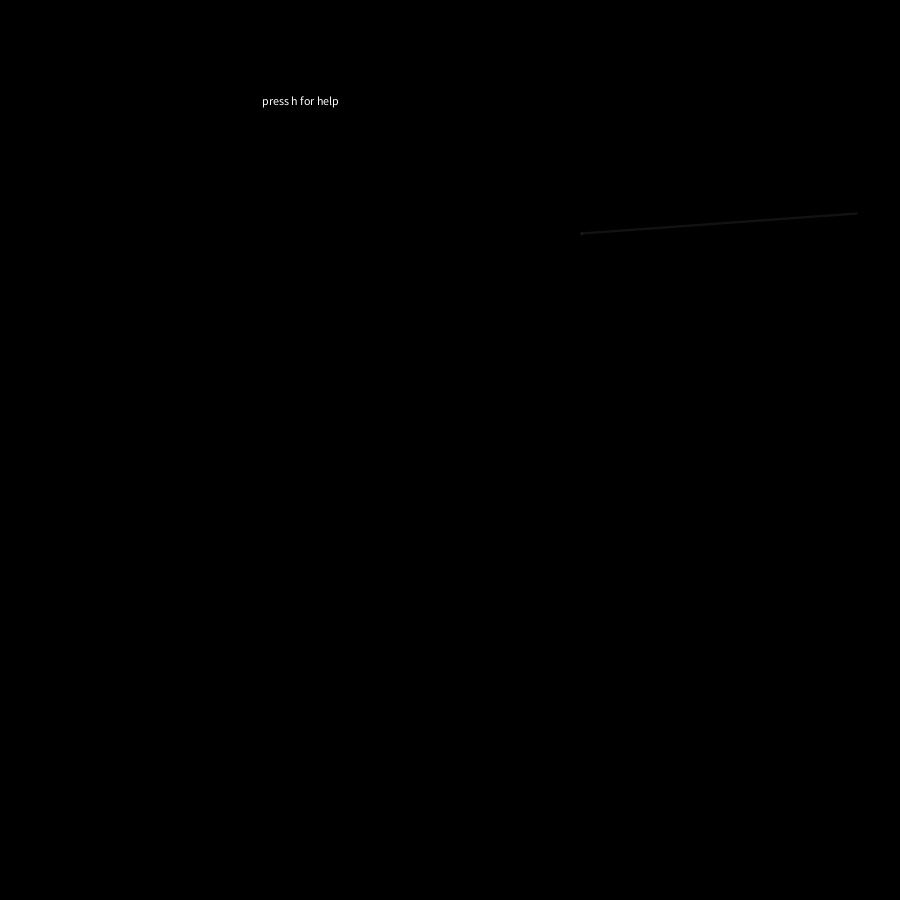
Frame 1 (no input)
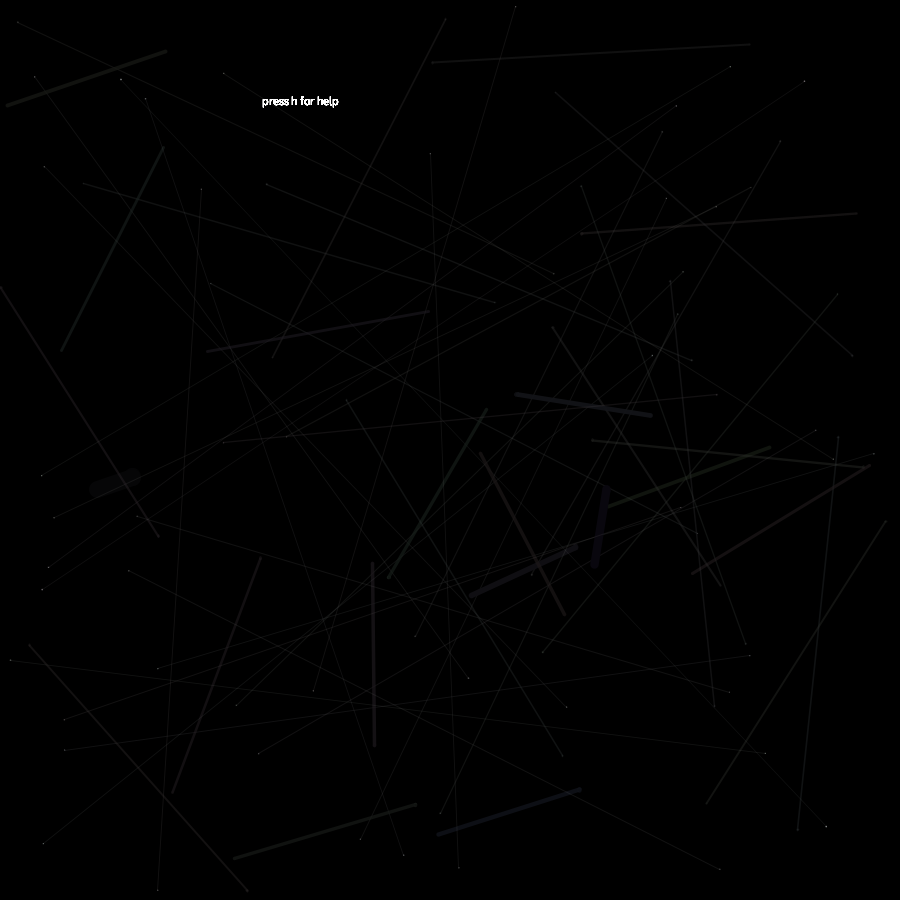
Frame 60 (the mouse pressed at the canvas centre just before this capture)
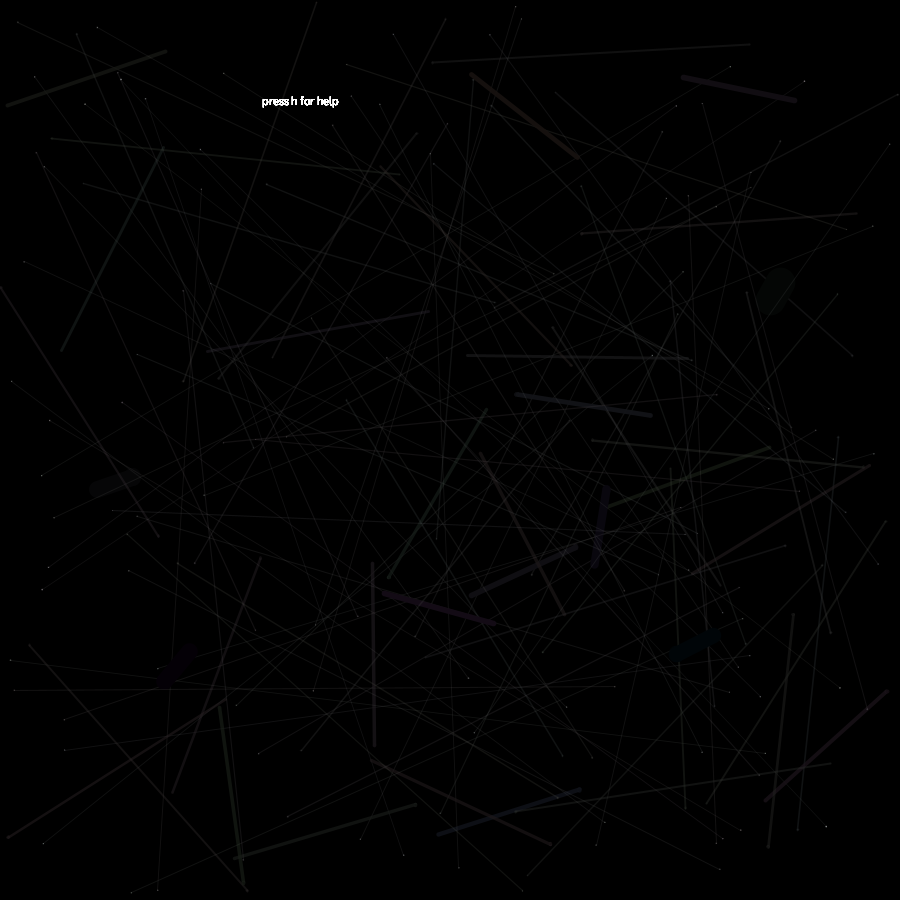
Frame 120 (the mouse held since frame 60 and released just before this capture)

The Processing sketch that drew these frames (run headless with seeded random() and noise(); from frame 60 on, the mouse is pressed at the canvas centre):

// Processing sketch: processing_177148
// ── processing_177148.pde

float a;
float b;
float c;
float d;
float cc;  
int x = 0; 
int toggle = 0; 
float mousePosX1 = 0;
float mousePosY1 = 0;
float mousePosX2 = 900;
float mousePosY2 = 900;
float re;
float bl;
float gr;
int counter = 0; 
float val = 0; 

void setup() 
{
  size(900,900);
  background(0,0,0);
  textAlign(CENTER,CENTER); 
  
};

void draw() {
  fill(255,255,255);   
  text("press h for help",300,100);  
  keyboard();
  drawline(); 
  // toggle = toggle + 1; 
  //if (toggle >= 10000) {noLoop();}
}; 

void savef() {
  x = x + 1;
  save("drawline" + x);
} 

void keyPressed()
{  
  if (key == 's') {
    savef();  
    text("saved as drawline" + x + ".tif", width/2, height/2);
  };
  if (key == 'w') {
    background(0,0,0);  
    text("wiped", width/2, height/2 - 100); 
    counter = 0; 
  };
  if (key == 'c') {
     text("you have made" + counter + "random lines so far!", width/2, height/2); 
  }; 
} 



void keyboard() {
  if (key == 't') {
    mousePosX1 = mouseX;
    mousePosY1 = mouseY;
  }; 
  if (key == 'b') {
    mousePosX2 = mouseX;
    mousePosY2 = mouseY;
  };
  if (key == 'h') {text("press w to wipe and s to save the image to the computer",300,120);
  text("press or hold t to move the top left corner and b to move the bottom right corner",300,140);
}
}

float randomf(float PosA, float PosB) { 

  float randV = 0;
  if (PosB >= PosA) {
    randV = random(PosA, PosB);
  };
  if (PosA > PosB) {
    randV = random(PosB, PosA);
  }; 
  return randV;
} 

float mousePosf (float PosA, float PosB) { 

  float V = 0;
  if (PosB >= PosA) {
    V = PosB - PosA; 
  };
  if (PosA > PosB) {
    V = PosA - PosB; 
  }; 
  return V;
} 

void drawline() { 
  counter = counter + 1; 
  a =  randomf(mousePosX1, mousePosX2); 
  b =  randomf(mousePosY1, mousePosY2);
  c =  randomf(mousePosX1, mousePosX2); 
  d =  randomf(mousePosY1, mousePosY2);
  cc = sqrt(sq(c-a)+sq(d-b)) * (256.0/ (mousePosf(mousePosX1,mousePosX2) + mousePosf(mousePosY1,mousePosY2)  ));
  val = (mousePosf(mousePosX1,mousePosX2) + mousePosf(mousePosY1,mousePosY2))/(cc*20);
  strokeWeight(val); 
  re = cc + random(-5,5);
  bl = cc + random(-5,5);
  gr = cc + random(-5,5);
  fill(re,bl,gr);
  stroke(re,bl,gr,val*50); 
  ellipse(a,b,cc/100,cc/100); 
  ellipse(c,d,cc/100,cc/100); 
  line(a, b, c, d);
} 
